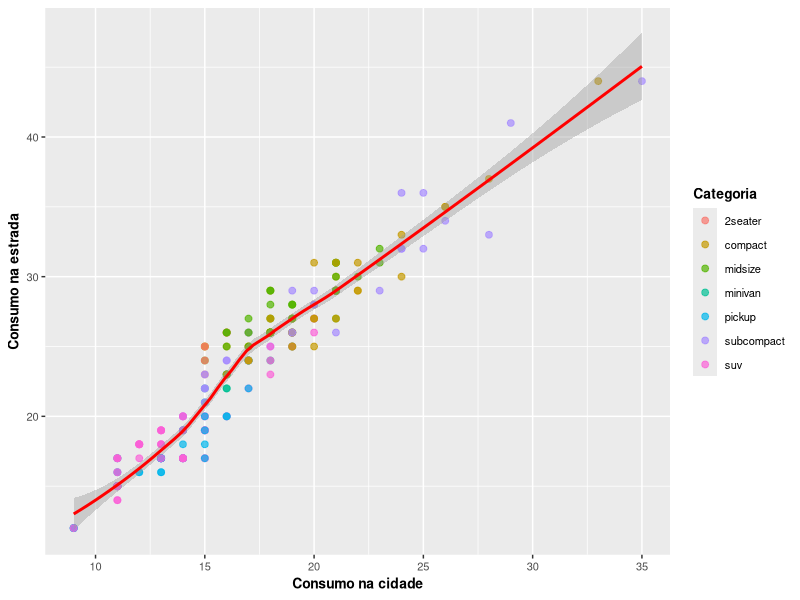
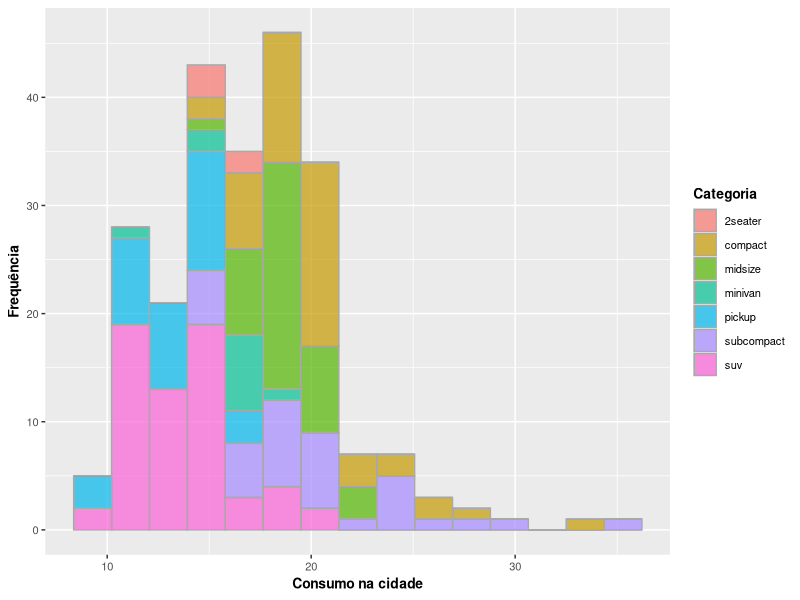
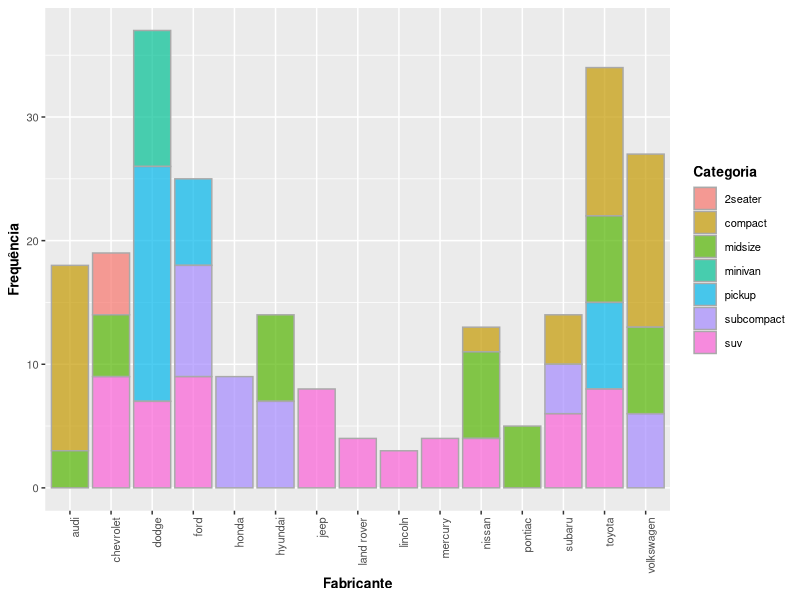
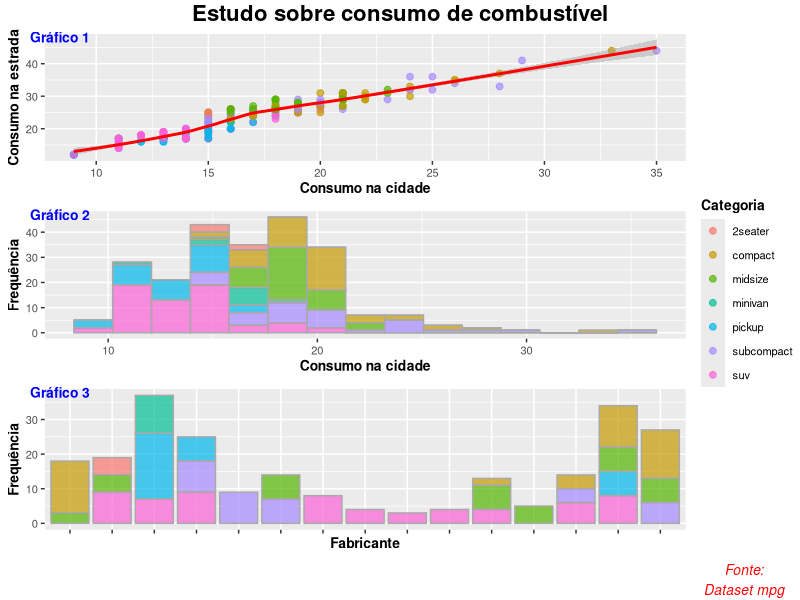
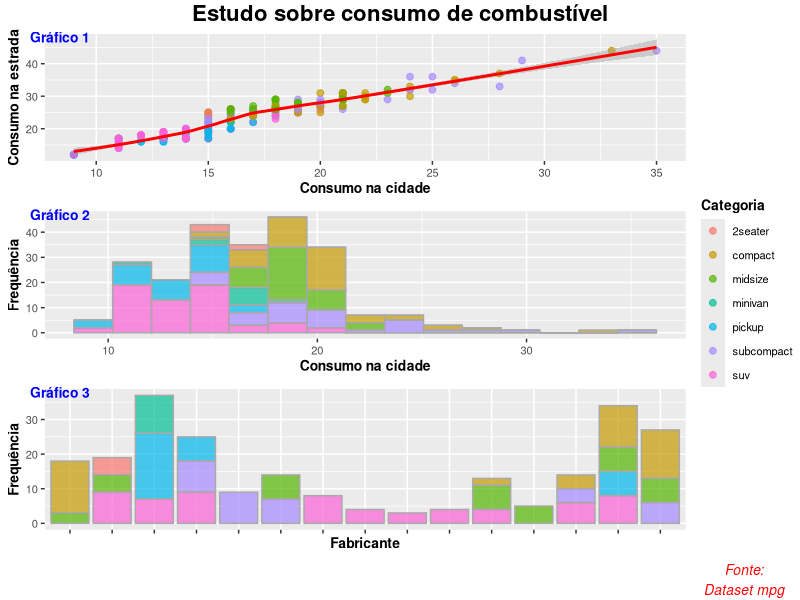

R code for these plots, in order:
library(ggplot2)
library(ggpubr)


# Carregando o conjunto de dados
data(mpg)


# Criando 3 gráficos independentes
plot1 <- ggplot(mpg, aes(x = cty, y = hwy, color = class)) +
  geom_point(alpha = 0.7, size = 2) +
  geom_smooth(method = "loess", color = "red") +
  labs(x = "Consumo na cidade", y = "Consumo na estrada", color = "Categoria") +
  theme(axis.title = element_text(size = 10, face = "bold"),
        axis.text = element_text(size = 8),
        legend.title = element_text(size = 10, face = "bold"),
        legend.text = element_text(size = 8)); plot1

plot2 <- ggplot(mpg, aes(x = cty, fill = class)) +
  geom_histogram(bins = 15, alpha = 0.7, color = "dark gray") +
  labs(x = "Consumo na cidade", y = "Frequência", fill = "Categoria") +
  theme(axis.title = element_text(size = 10, face = "bold"),
        axis.text = element_text(size = 8),
        legend.title = element_text(size = 10, face = "bold"),
        legend.text = element_text(size = 8)); plot2

plot3 <- ggplot(mpg, aes(x = manufacturer, fill = class)) +
  geom_bar(alpha = 0.7, color = "dark gray") +
  labs(x = "Fabricante", y = "Frequência", fill = "Categoria") +
  theme(axis.text.x = element_text(angle = 90, hjust = 1),
        axis.text = element_text(size = 8),
        axis.title = element_text(size = 10, face = "bold"),
        legend.title = element_text(size = 10, face = "bold"),
        legend.text = element_text(size = 8)); plot3


# Combinando os gráficos
graficos_combinados <- ggarrange(plot1, plot2, plot3 + rremove("x.text"), 
                                 ncol = 1, nrow = 3,
                                 common.legend = TRUE, legend = "right",
                                 labels = c("Gráfico 1", "Gráfico 2", "Gráfico 3"),
                                 font.label = list(size = 10, color = "blue"))

graficos_combinados <- annotate_figure(graficos_combinados,
                                       top = text_grob(label = "Estudo sobre consumo de combustível", face = "bold", size = 16),
                                       bottom = text_grob(label = "Fonte:\nDataset mpg", face = "italic", size = 10, color = "red", x = 0.93))

graficos_combinados

# Gerando a imagem
tiff(filename = "estudo.tiff", width = 3500, height = 3500, res = 300)
graficos_combinados
dev.off()

